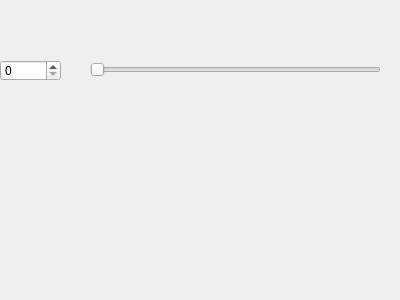
<?xml version="1.0" encoding="UTF-8"?>
<ui version="4.0">
 <class>MyWidget</class>
 <widget class="QWidget" name="MyWidget">
  <property name="geometry">
   <rect>
    <x>0</x>
    <y>0</y>
    <width>400</width>
    <height>300</height>
   </rect>
  </property>
  <property name="windowTitle">
   <string>Form</string>
  </property>
  <widget class="QSpinBox" name="spinBox">
   <property name="geometry">
    <rect>
     <x>0</x>
     <y>60</y>
     <width>61</width>
     <height>21</height>
    </rect>
   </property>
  </widget>
  <widget class="QSlider" name="horizontalSlider">
   <property name="geometry">
    <rect>
     <x>90</x>
     <y>60</y>
     <width>291</width>
     <height>20</height>
    </rect>
   </property>
   <property name="orientation">
    <enum>Qt::Horizontal</enum>
   </property>
  </widget>
 </widget>
 <resources/>
 <connections/>
</ui>
